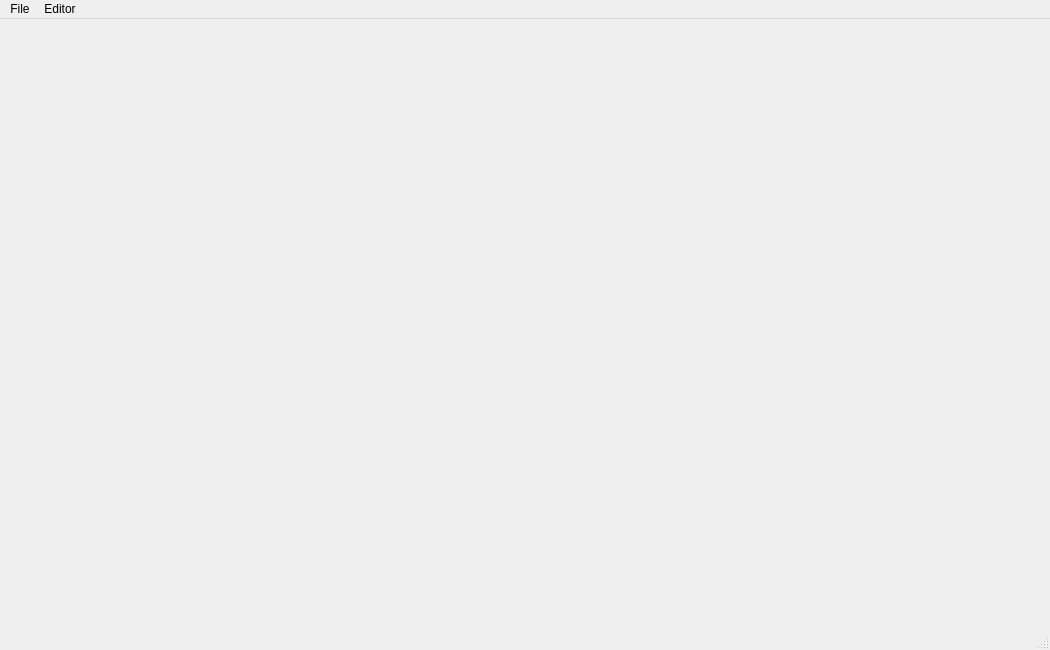
<?xml version="1.0" encoding="UTF-8"?>
<ui version="4.0">
 <class>ProjectEditor</class>
 <widget class="QMainWindow" name="ProjectEditor">
  <property name="geometry">
   <rect>
    <x>0</x>
    <y>0</y>
    <width>1050</width>
    <height>650</height>
   </rect>
  </property>
  <property name="minimumSize">
   <size>
    <width>1050</width>
    <height>600</height>
   </size>
  </property>
  <property name="windowTitle">
   <string>ProjectEditor</string>
  </property>
  <widget class="QWidget" name="centralwidget">
   <layout class="QVBoxLayout" name="verticalLayout">
    <item>
     <widget class="QStackedWidget" name="stackedWidget">
      <widget class="QWidget" name="towerEditorPage"/>
      <widget class="QWidget" name="enemyEditorPage"/>
      <widget class="QWidget" name="mapEditorPage"/>
     </widget>
    </item>
   </layout>
  </widget>
  <widget class="QMenuBar" name="menubar">
   <property name="geometry">
    <rect>
     <x>0</x>
     <y>0</y>
     <width>1050</width>
     <height>30</height>
    </rect>
   </property>
   <widget class="QMenu" name="menuFile">
    <property name="title">
     <string>File</string>
    </property>
    <addaction name="actionOpen_project"/>
    <addaction name="actionSave_project"/>
    <addaction name="actionCompile_project"/>
   </widget>
   <widget class="QMenu" name="menuEditor">
    <property name="title">
     <string>Editor</string>
    </property>
    <addaction name="actionTower_editor"/>
    <addaction name="actionEnemy_editor"/>
    <addaction name="actionMap_editor"/>
   </widget>
   <addaction name="menuFile"/>
   <addaction name="menuEditor"/>
  </widget>
  <widget class="QStatusBar" name="statusbar"/>
  <action name="actionOpen_project">
   <property name="text">
    <string>Open project</string>
   </property>
  </action>
  <action name="actionSave_project">
   <property name="text">
    <string>Save project</string>
   </property>
  </action>
  <action name="actionTower_editor">
   <property name="text">
    <string>Tower editor</string>
   </property>
  </action>
  <action name="actionEnemy_editor">
   <property name="text">
    <string>Enemy editor</string>
   </property>
  </action>
  <action name="actionMap_editor">
   <property name="text">
    <string>Map editor</string>
   </property>
  </action>
  <action name="actionCompile_project">
   <property name="text">
    <string>Compile project</string>
   </property>
  </action>
 </widget>
 <resources/>
 <connections/>
</ui>
